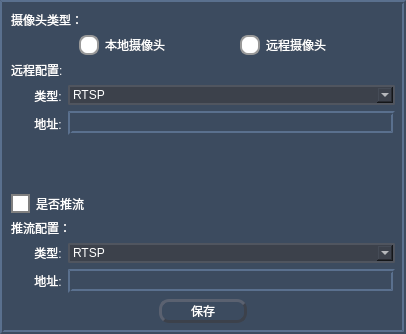
<?xml version="1.0" encoding="UTF-8"?>
<ui version="4.0">
 <class>DialogStartCfg</class>
 <widget class="QDialog" name="DialogStartCfg">
  <property name="geometry">
   <rect>
    <x>0</x>
    <y>0</y>
    <width>406</width>
    <height>334</height>
   </rect>
  </property>
  <property name="contextMenuPolicy">
   <enum>Qt::DefaultContextMenu</enum>
  </property>
  <property name="windowTitle">
   <string>Dialog</string>
  </property>
  <property name="styleSheet">
   <string notr="true">
QWidget {
    color:white;
background-color: rgb(60, 75, 95);
border: 4px ridge rgb(60, 75, 95);
}

QWidget#widget {
    border: none; 
}

QPushButton{
    color: white;  
    border: 3px outset rgb(60, 65, 75);  
    border-radius: 10px;
}

QPushButton:hover {
    background-color: #2980b9;  /* 悬停时 - 深蓝色 */
}
QLabel {
    border:none;
}

/* Radio Button 基础样式 */
QRadioButton {
	border:none;
}
QRadioButton::indicator {
    width: 16px;
    height: 16px;
    border: 2px solid #999;
    border-radius: 8px;
    background-color: white;
}

/* 选中状态 */
QRadioButton::indicator:checked {
    border: 2px solid #4CAF50;
    background-color: #4CAF50;
}

/* 悬停效果 */
QRadioButton::indicator:hover {
    border-color: #4CAF50;
}
QComboBox {
    border: 2px solid rgb(80, 85, 95);
    border-radius: 2px;
    background-color:rgb(60, 65, 75);
}

QCheckBox::indicator:checked {
    width: 15px;
    height: 15px;

    image: url(:/selected.svg);

    border: 2px solid black;
    background-color: white;
}

QCheckBox::indicator:unchecked {
    width: 15px;
    height: 15px;

    border: 2px solid gray;
    background-color: white;
}</string>
  </property>
  <property name="modal">
   <bool>true</bool>
  </property>
  <layout class="QVBoxLayout" name="verticalLayout_6">
   <item>
    <layout class="QVBoxLayout" name="verticalLayout_4">
     <item>
      <widget class="QLabel" name="label">
       <property name="sizePolicy">
        <sizepolicy hsizetype="Fixed" vsizetype="Fixed">
         <horstretch>0</horstretch>
         <verstretch>0</verstretch>
        </sizepolicy>
       </property>
       <property name="text">
        <string>摄像头类型：</string>
       </property>
      </widget>
     </item>
     <item>
      <layout class="QHBoxLayout" name="horizontalLayout">
       <item>
        <widget class="QRadioButton" name="radioButton">
         <property name="sizePolicy">
          <sizepolicy hsizetype="Fixed" vsizetype="Fixed">
           <horstretch>0</horstretch>
           <verstretch>0</verstretch>
          </sizepolicy>
         </property>
         <property name="text">
          <string>本地摄像头</string>
         </property>
        </widget>
       </item>
       <item>
        <widget class="QRadioButton" name="radioButton_2">
         <property name="sizePolicy">
          <sizepolicy hsizetype="Fixed" vsizetype="Fixed">
           <horstretch>0</horstretch>
           <verstretch>0</verstretch>
          </sizepolicy>
         </property>
         <property name="text">
          <string>远程摄像头</string>
         </property>
        </widget>
       </item>
      </layout>
     </item>
    </layout>
   </item>
   <item>
    <widget class="QLabel" name="label_2">
     <property name="sizePolicy">
      <sizepolicy hsizetype="Fixed" vsizetype="Fixed">
       <horstretch>0</horstretch>
       <verstretch>0</verstretch>
      </sizepolicy>
     </property>
     <property name="text">
      <string>远程配置:</string>
     </property>
    </widget>
   </item>
   <item>
    <layout class="QHBoxLayout" name="horizontalLayout_2">
     <item>
      <layout class="QVBoxLayout" name="verticalLayout">
       <item>
        <widget class="QLabel" name="label_3">
         <property name="sizePolicy">
          <sizepolicy hsizetype="Fixed" vsizetype="Preferred">
           <horstretch>0</horstretch>
           <verstretch>0</verstretch>
          </sizepolicy>
         </property>
         <property name="text">
          <string>       类型:</string>
         </property>
        </widget>
       </item>
       <item>
        <widget class="QLabel" name="label_4">
         <property name="text">
          <string>       地址:</string>
         </property>
        </widget>
       </item>
      </layout>
     </item>
     <item>
      <layout class="QVBoxLayout" name="verticalLayout_5">
       <item>
        <widget class="QComboBox" name="comboBox">
         <property name="sizePolicy">
          <sizepolicy hsizetype="Preferred" vsizetype="Fixed">
           <horstretch>0</horstretch>
           <verstretch>0</verstretch>
          </sizepolicy>
         </property>
         <property name="minimumSize">
          <size>
           <width>301</width>
           <height>0</height>
          </size>
         </property>
         <item>
          <property name="text">
           <string>RTSP</string>
          </property>
         </item>
         <item>
          <property name="text">
           <string>RTMP</string>
          </property>
         </item>
        </widget>
       </item>
       <item>
        <widget class="QLineEdit" name="lineEdit"/>
       </item>
      </layout>
     </item>
    </layout>
   </item>
   <item>
    <layout class="QVBoxLayout" name="verticalLayout_3">
     <item>
      <spacer name="verticalSpacer">
       <property name="orientation">
        <enum>Qt::Vertical</enum>
       </property>
       <property name="sizeHint" stdset="0">
        <size>
         <width>20</width>
         <height>40</height>
        </size>
       </property>
      </spacer>
     </item>
     <item>
      <widget class="QCheckBox" name="checkBox">
       <property name="styleSheet">
        <string notr="true">border:none</string>
       </property>
       <property name="text">
        <string>是否推流</string>
       </property>
      </widget>
     </item>
     <item>
      <widget class="QLabel" name="label_7">
       <property name="text">
        <string>推流配置：</string>
       </property>
      </widget>
     </item>
     <item>
      <layout class="QVBoxLayout" name="verticalLayout_2">
       <item>
        <layout class="QHBoxLayout" name="horizontalLayout_4">
         <item>
          <widget class="QLabel" name="label_5">
           <property name="sizePolicy">
            <sizepolicy hsizetype="Fixed" vsizetype="Preferred">
             <horstretch>0</horstretch>
             <verstretch>0</verstretch>
            </sizepolicy>
           </property>
           <property name="text">
            <string>       类型:</string>
           </property>
          </widget>
         </item>
         <item>
          <widget class="QComboBox" name="comboBox_2">
           <item>
            <property name="text">
             <string>RTSP</string>
            </property>
           </item>
           <item>
            <property name="text">
             <string>RTMP</string>
            </property>
           </item>
          </widget>
         </item>
        </layout>
       </item>
       <item>
        <layout class="QHBoxLayout" name="horizontalLayout_5">
         <item>
          <widget class="QLabel" name="label_6">
           <property name="text">
            <string>       地址:</string>
           </property>
          </widget>
         </item>
         <item>
          <widget class="QLineEdit" name="lineEdit_2"/>
         </item>
        </layout>
       </item>
      </layout>
     </item>
    </layout>
   </item>
   <item alignment="Qt::AlignHCenter">
    <widget class="QPushButton" name="pushButton">
     <property name="sizePolicy">
      <sizepolicy hsizetype="Fixed" vsizetype="Fixed">
       <horstretch>0</horstretch>
       <verstretch>0</verstretch>
      </sizepolicy>
     </property>
     <property name="minimumSize">
      <size>
       <width>88</width>
       <height>0</height>
      </size>
     </property>
     <property name="text">
      <string>保存</string>
     </property>
    </widget>
   </item>
  </layout>
 </widget>
 <resources/>
 <connections/>
</ui>
